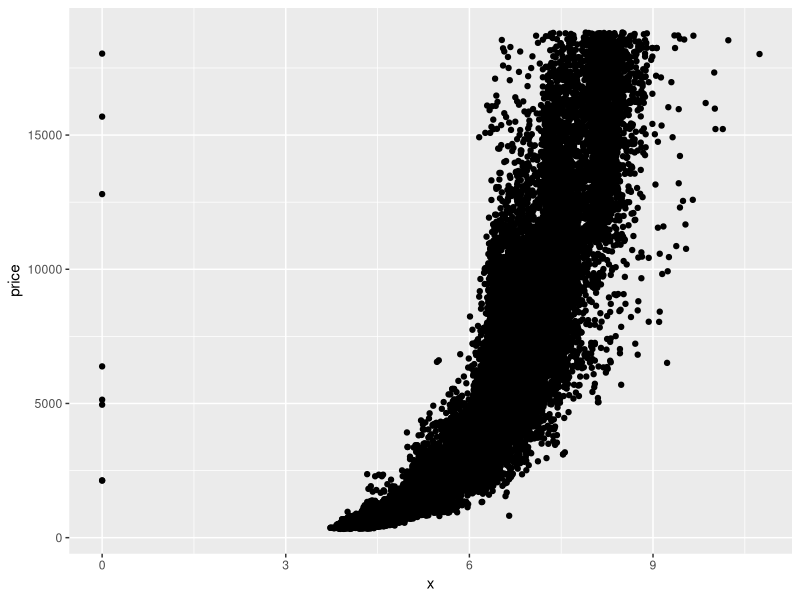
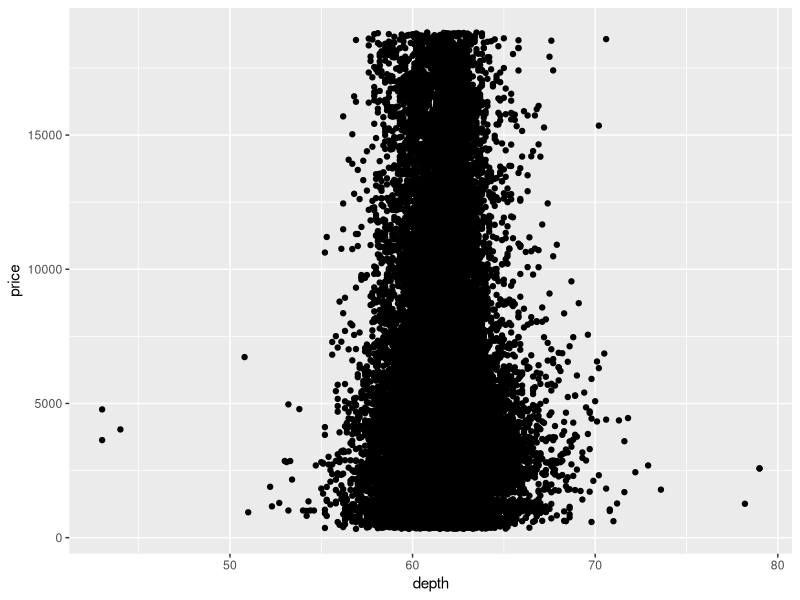
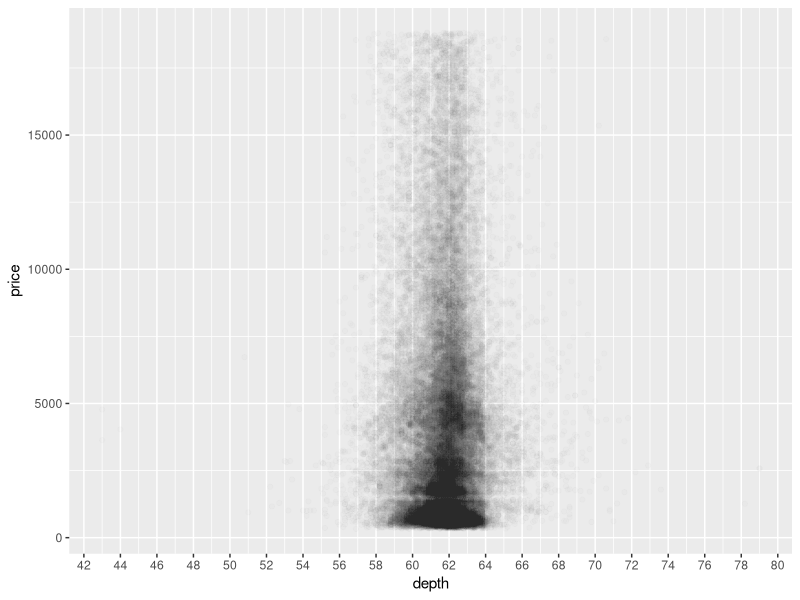
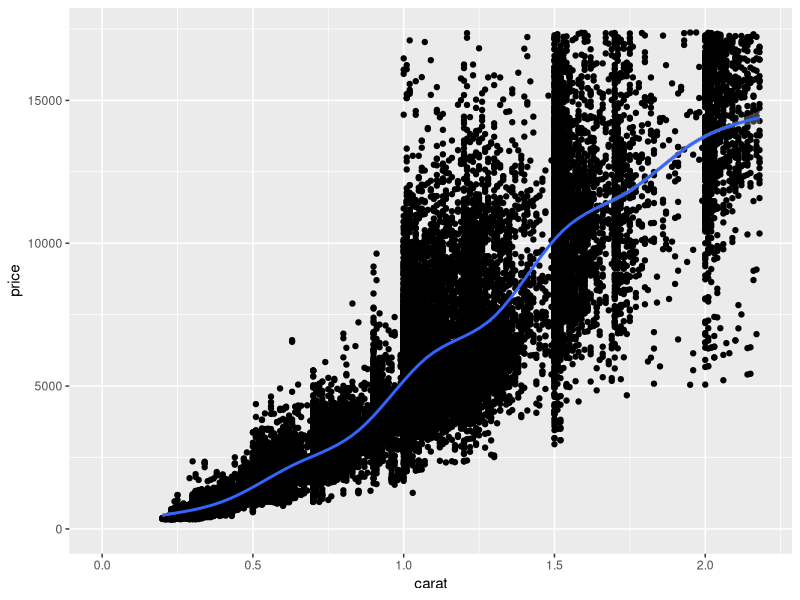
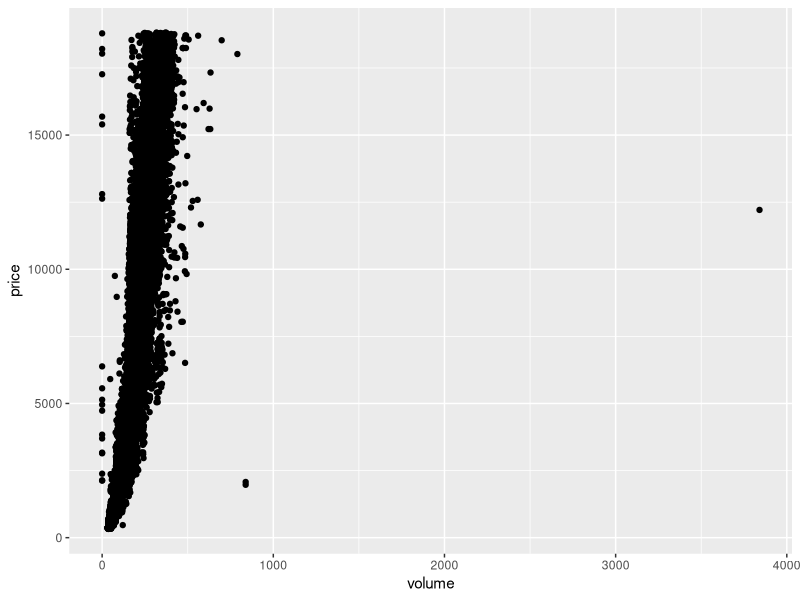
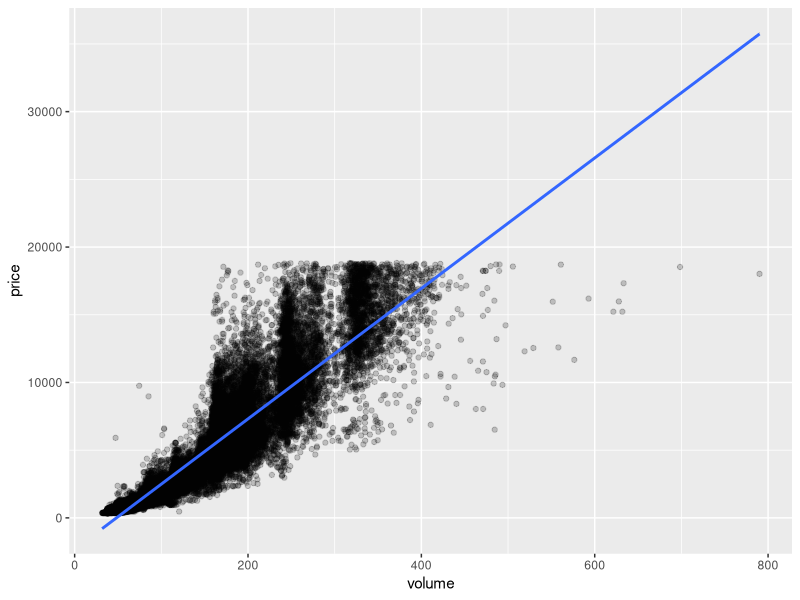

Reproduce these figures in R, in order.
## ---- chunk 1
install.packages('ggplot2')
library('ggplot2')
data(diamonds)
names(diamonds)
## ---- chunk 2
ggplot(aes(x=x,y=price),data=diamonds)+
  geom_point()
## ---- chunk 3
with(diamonds,cor.test(price,x))
with(diamonds,cor.test(price,y))
with(diamonds,cor.test(price,z))
## ---- chunk 4
ggplot(aes(x=depth,y=price),data=diamonds) +
  geom_point()
## ---- chunk 5
ggplot(aes(x=depth,y=price),data=diamonds) +
  geom_point(alpha=1/100)+
  scale_x_continuous(breaks=seq(0,80,2))
## ---- chunk 6
with(diamonds,cor.test(depth,price))
## ---- chunk 7
ggplot(aes(x=carat,y=price),data=diamonds)+
  geom_point()+
  xlim(0,quantile(diamonds$carat,0.99))+
  ylim(0,quantile(diamonds$price,0.99))+
  geom_smooth()
## ---- chunk 8
diamonds$volume <- diamonds$x * diamonds$y * diamonds$z
ggplot(aes(x=volume,y=price),data=diamonds)+
  geom_point()
## ---- chunk 9
sum(diamonds$volume==0)
## ---- chunk 10
with(subset(diamonds,volume > 0 & volume <= 800),cor.test(price,volume))
## ---- chunk 11
ggplot(aes(x=volume,y=price),data=subset(diamonds,volume > 0 & volume <= 800))+
  geom_point(alpha=1/5)+
  geom_smooth(method = 'lm')
